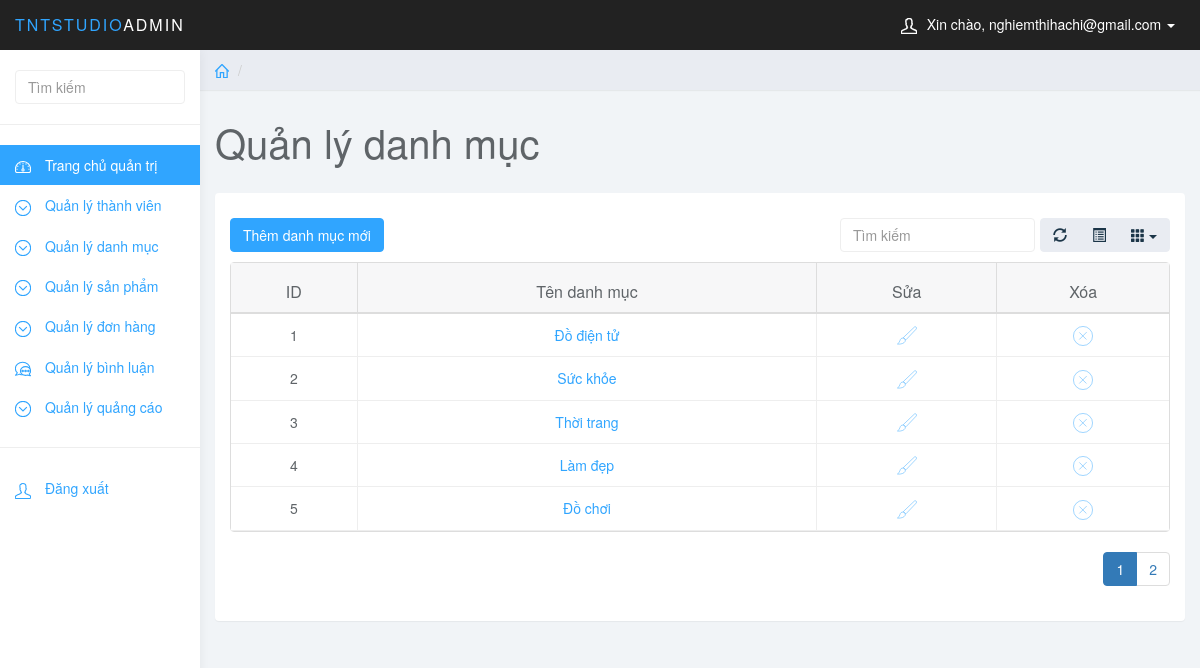
The page /quantri/quantri.php?page_layout=danhsachdm (signed in) on the database its author committed.
### tables this page shows
CREATE TABLE `dm_sp` (
  `id_dm` int(11) NOT NULL,
  `ten_dm` varchar(255) NOT NULL,
  `anh_dm` varchar(255) NOT NULL
);

### quantri/danhsachdm.php (the view, shortened to what this page needs)
<?php
if(isset($_GET['page'])){
    $page = $_GET['page'];
}else{
    $page = 1;
}
$rowsPerPage = 5;
$perRow = $page*$rowsPerPage - $rowsPerPage;
$sql = "SELECT * FROM  dm_sp ORDER BY id_dm ASC LIMIT $perRow,$rowsPerPage";
$query = mysqli_query($conn, $sql);
$totalRows = mysqli_num_rows(mysqli_query($conn,"SELECT * FROM dm_sp"));
$totalPages = ceil($totalRows/$rowsPerPage);
$listPage="";
for($i=1;$i<=$totalPages;$i++){
    if($page==$i){
        $listPage.='<li class="active"><a href="quantri.php?page_layout=danhsachdm&page='.$i.'">'.$i.'</a></li>';
    }else{
        $listPage.='<li><a href="quantri.php?page_layout=danhsachdm&page='.$i.'">'.$i.'</a></li>';
    }
}
?>
<div class="row">
    <ol class="breadcrumb">
        <li><a href="#">
                <svg class="glyph stroked home">
                    <use xlink:href="#stroked-home"></use>
                </svg>
            </a></li>
        <li class="active"></li>
    </ol>
</div>
<div class="row">
    <div class="col-lg-12">
        <h1 class="page-header">Quản lý danh mục</h1>
    </div>
</div>
<div class="row">
    <div class="col-lg-12">
        <div class="panel panel-default">
            <div class="panel-body" style="position: relative;">
                <a href="quantri.php?page_layout=themdm" class="btn btn-primary" style="margin: 10px 0 20px 0; position: absolute;">Thêm danh mục
                    mới</a>
                <table data-toggle="table" data-show-refresh="true" data-show-toggle="true" data-show-columns="true"
                       data-search="true" data-select-item-name="toolbar1" data-sort-name="name"
                       data-sort-order="desc">
                    <thead>
                    <tr>
                        <th data-sortable="true">ID</th>
                        <th data-sortable="true">Tên danh mục</th>
                        <th data-sortable="true">Sửa</th>
                        <th data-sortable="true">Xóa</th>
                    </tr>
                    </thead>
                    <tbody>
                    <?php
                    while ($row = mysqli_fetch_array($query)){
                    ?>
                    <tr>
                        <td data-checkbox="true"><?php echo $row['id_dm'];?></td>
                        <td data-checkbox="true"><a href="quantri.php?page_layout=danhsachdmc&id_dm=<?php echo $row['id_dm'];?>"><?php echo $row['ten_dm'];?></a></td>
                        <td>
                            <a href="quantri.php?page_layout=suadm&id_dm=<?php echo $row['id_dm'];?>"><span><svg class="glyph stroked brush" style="width: 20px;height: 20px;"><use
                                                xlink:href="#stroked-brush"/></svg></span></a>
                        </td>
                        <td>
                            <a onclick="return xoaDanhMuc();" href="xoadm.php?id_dm=<?php echo $row['id_dm'];?>"><span><svg class="glyph stroked cancel" style="width: 20px;height: 20px;"><use
                                                xlink:href="#stroked-cancel"/></svg></span></a>
                        </td>
                    </tr>
                    <?php
                    }
                    ?>
                    </tbody>
                </table>
                <ul class="pagination" style="float: right;">
                    <?php
                        echo $listPage;
                    ?>
                </ul>
            </div>
        </div>
    </div>
</div>

### css/styles.css (style rules this page uses)
body { background: #f1f4f7; padding-top: 50px; color: #5f6468; }
a, a:hover, a:focus { color: #30a5ff; }
h1, h2, h3, h4, h5, h6 { color: #5f6468; }
h1 { font-weight: 300; font-size: 40px; }
.btn-primary, .btn-primary:hover, .btn-primary:focus, .btn-primary:active, .btn-primary.active, .open > .dropdown-toggle.btn-primary, .btn-primary.disabled, .btn-primary[disabled], fieldset[disabled] .btn-primary, .btn-primary.disabled:hover, .btn-primary[disabled]:hover, fieldset[disabled] .btn-primary:hover, .btn-primary.disabled:focus, .btn-primary[disabled]:focus, fieldset[disabled] .btn-primary:focus, .btn-primary.disabled:active, .btn-primary[disabled]:active, fieldset[disabled] .btn-primary:active, .btn-primary.disabled.active, .btn-primary[disabled].active, fieldset[disabled] .btn-primary.active { background-color: #30a5ff; border-color: #30a5ff; }
.panel { border: 0; }
.breadcrumb { border-radius: 0; padding: 10px 15px; background: #e9ecf2; box-shadow: 0 1px 1px rgba(0, 0, 0, .05); margin: 0 ; }
h1.page-header { margin-top: 30px; border-bottom: 0; }
.table { background: #fff; }
.breadcrumb .glyph { height: 14px; width: 14px; margin: -2px 0 0 0; stroke-width: 4px; }

### rows shown on the page
dm_sp: id_dm "1", ten_dm "Đồ điện tử"
dm_sp: id_dm "2", ten_dm "Sức khỏe"
dm_sp: id_dm "3", ten_dm "Thời trang"
dm_sp: id_dm "4", ten_dm "Làm đẹp"
dm_sp: id_dm "5", ten_dm "Đồ chơi"

### other values the page prints
$_SESSION['email'] "nghiemthihachi@gmail.com"
